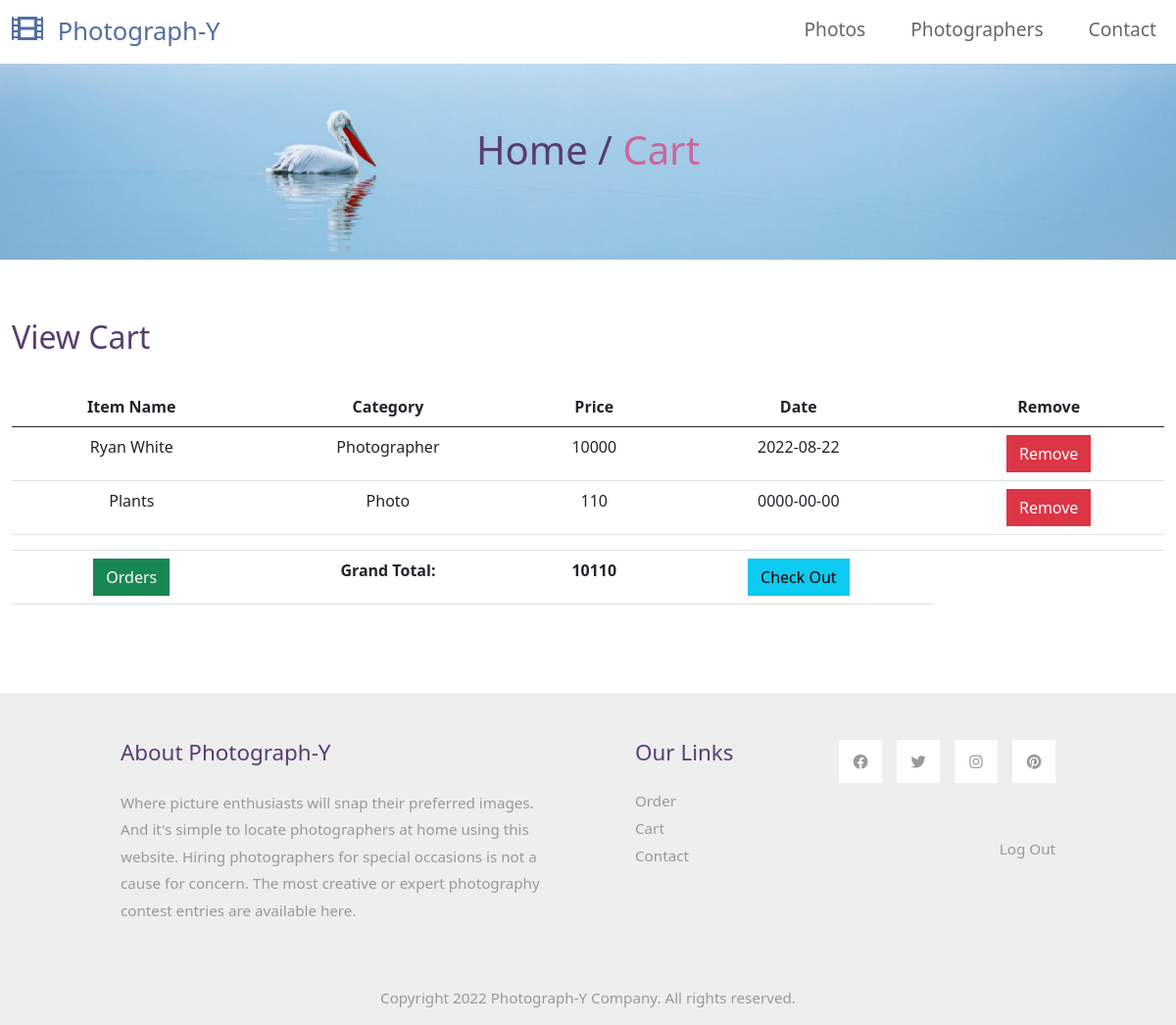
The page /customer/cart.php (signed in) on the database its author committed.
### tables this page shows
CREATE TABLE `cart` (
  `id` int(100) NOT NULL,
  `user_id` int(100) NOT NULL,
  `item_name` varchar(100) NOT NULL,
  `item_cat` varchar(100) NOT NULL,
  `image` text NOT NULL,
  `price` int(100) NOT NULL,
  `date` date NOT NULL,
  `icode` varchar(100) NOT NULL
);

### customer/cart.php (the view, shortened to what this page needs)
<?php $connection= mysqli_connect('localhost', 'root', '', 'photography'); ?>
<!DOCTYPE html>
<html lang="en">
<head>
    <link rel="stylesheet" href="css/bootstrap.min.css">
    <link rel="stylesheet" href="fontawesome/css/all.min.css">
    <link rel="stylesheet" href="css/style.css">
</head>
<body>
    <nav class="navbar navbar-expand-lg">
        <div class="container-fluid">
            <a class="navbar-brand" href="index.php">
                <i class="fas fa-film mr-2"></i>
                Photograph-Y
            </a>
            <div class="collapse navbar-collapse" id="navbarSupportedContent">
                <ul class="navbar-nav ml-auto mb-2 mb-lg-0">
                    <li class="nav-item">
                        <a class="nav-link nav-link-1" href="index.php">Photos</a>
                    </li>
                    <li class="nav-item">
                        <a class="nav-link nav-link-2" href="photographer.php">Photographers</a>
                    </li>
                    <li class="nav-item">
                        <a class="nav-link nav-link-4" href="contact.php">Contact</a>
                    </li>
                </ul>
            </div>
        </div>
    </nav>
    <div class="tm-hero d-flex justify-content-center align-items-center" data-parallax="scroll" data-image-src="img/hero.jpg">
        <h1 class="tm-text-primary mb-4">Home / <span class="tm-text-secondary">Cart</span></h1>
    </div>
    <div class="container-fluid tm-container-content tm-mt-60">
        <div class="row mb-4">
            <h2 class="col-6 tm-text-primary">
                View Cart
            </h2>
        </div>
        <div class="row tm-mb-74 tm-people-row">
            <div class="col-lg-12">
                <table class="table">
                    <thead class="text-center">
                        <tr>
                            <th scope="col">Item Name</th>
                            <th scope="col">Category</th>
                            <th scope="col">Price</th>
                            <th scope="col">Date</th>
                            <th scope="col">Remove</th>
                        </tr>
                    </thead>
                    <tbody class="text-center">
                        <?php
                        $user_id = $_SESSION['user_id'];
                        $query= "SELECT * FROM cart where user_id = $user_id";
                        $select_cart= mysqli_query($connection,$query);
                        $grand_total = 0;
                        while($row=mysqli_fetch_assoc($select_cart)){
                            $db_item_name=$row['item_name'];
                            $db_item_cat=$row['item_cat'];
                            $db_price=$row['price'];
                            $db_date=$row['date'];
                            ?>
                        <tr>
                            <td><?php echo $db_item_name; ?></td>
                            <td><?php echo $db_item_cat; ?></td>
                            <td><?php echo $db_price; ?></td>
                            <td><?php echo $db_date; ?></td>
                            <td>
                                <form action='manage_cart.php' method='POST'>
                                    <button name='remove' class='btn btn-danger'>Remove</button>
                                </form>
                            </td>
                        <tr>
                            <?php
                                $grand_total += $db_price;
                            }
                            ?>
                        <tr>
                            <td colspan="12"></td>
                        </tr>
                        <tr>
                            <td><a href="invoice.php" class="btn btn-success">Orders</a></td>
                            <td style="font-weight:bold;">Grand Total:</td>
                            <td style="font-weight:bold;"><?php echo $grand_total; ?></td>
                            <td><a href="checkout.php" class="btn btn-info">Check Out</a></td>
                        </tr>
                    </tbody>
                </table>
            </div>
        </div>
    </div>
    <footer class="tm-bg-gray pt-5 pb-3 tm-text-gray tm-footer">
        <div class="container-fluid tm-container-small">
            <div class="row">
                <div class="col-lg-6 col-md-12 col-12 px-5 mb-5">
                    <h3 class="tm-text-primary mb-4 tm-footer-title">About Photograph-Y</h3>
                    <p>Where picture enthusiasts will snap their preferred images. And it's simple to locate
                        photographers at home using this website. Hiring photographers for special occasions is not a
                        cause for concern. The most creative or expert photography contest entries are available here.
                    </p>
                </div>
                <div class="col-lg-3 col-md-6 col-sm-6 col-12 px-5 mb-5">
                    <h3 class="tm-text-primary mb-4 tm-footer-title">Our Links</h3>
                    <ul class="tm-footer-links pl-0">
                        <li><a href="invoice.php">Order</a></li>
                        <li><a href="cart.php">Cart</a></li>
                        <li><a href="contact.php">Contact</a></li>
                    </ul>
                </div>
                <div class="col-lg-3 col-md-6 col-sm-6 col-12 px-5 mb-5">
                    <ul class="tm-social-links d-flex justify-content-end pl-0 mb-5">
                        <li class="mb-2"><a href="https://facebook.com"><i class="fab fa-facebook"></i></a></li>
                        <li class="mb-2"><a href="https://twitter.com"><i class="fab fa-twitter"></i></a></li>
                        <li class="mb-2"><a href="https://instagram.com"><i class="fab fa-instagram"></i></a></li>
                        <li class="mb-2"><a href="https://pinterest.com"><i class="fab fa-pinterest"></i></a></li>
                    </ul>
                    <a href="../includes/logout.php" class="tm-text-gray text-right d-block mb-2">Log Out</a>
                </div>
            </div>
            <div class="row">
                <div class="col-lg-12 text-center">
                    Copyright 2022 Photograph-Y Company. All rights reserved.
                </div>
            </div>
        </div>
    </footer>
</body>
</html>

### customer/css/style.css (style rules this page uses)
p { line-height: 1.8; }
a { text-decoration: none; transition: all 0.3s ease; }
.container-fluid { max-width: 1770px; }
.tm-container-small { max-width: 1050px; }
.btn { border-radius: 0; }
.navbar-brand { color: #526ea3; font-size: 1.6rem; }
.navbar-brand i { font-size: 2rem; }
.tm-hero { min-height: 200px; background: transparent; }
.tm-mt-60 { margin-top: 60px; }
.tm-mb-74 { margin-bottom: 74px; }
.tm-text-primary { color: #583d72; }
.tm-text-secondary { color: #CC6699; }
.tm-bg-gray { background-color: #EEEEEE; }
.nav-item { margin-right: 30px; }
.nav-item:last-child { margin-right: 0; }
.nav-link { color: #666666; border-bottom: 4px solid transparent; font-size: 1.2rem; }
p, .tm-text-gray { color: #999; }
.tm-footer-links li { list-style: none; margin-bottom: 5px; }
.tm-footer-links li a { color: #999999; }
.tm-social-links li { list-style: none; margin-right: 15px; }
.tm-social-links li:last-child { margin-right: 0; }
.tm-social-links li a { color: #999999; width: 44px; height: 44px; display: flex; background-color: #fff; align-items: center; justify-content: center; }
.tm-footer { font-size: 0.95rem; }
.tm-footer-title { font-size: 1.4rem; }

### rows shown on the page
cart: item_name "Ryan White", item_cat "Photographer", price "10000", date "2022-08-22"
cart: item_name "Plants", item_cat "Photo", price "110", date "0000-00-00"

### other values the page prints
$grand_total "10110"
